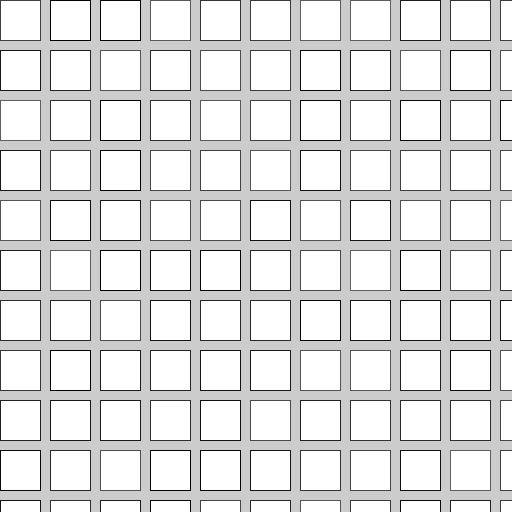
Frame 1 (no input)
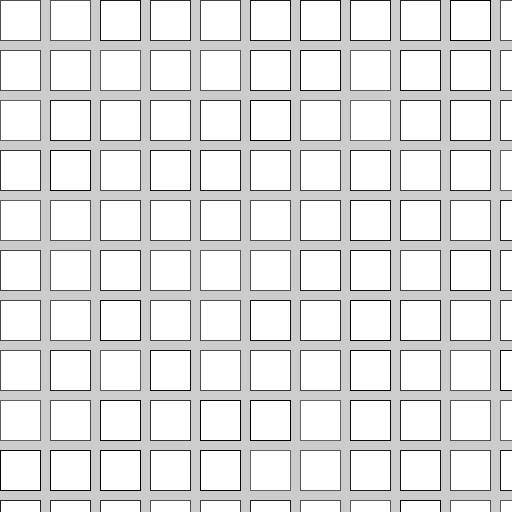
Frame 60 (the mouse pressed at the canvas centre just before this capture)
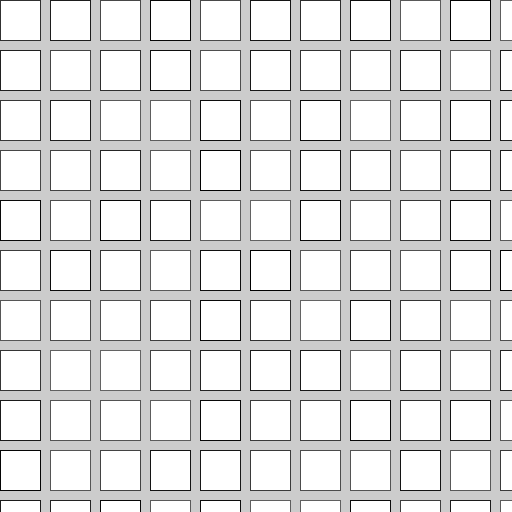
Frame 120 (the mouse held since frame 60 and released just before this capture)

The Processing sketch that drew these frames (run headless with seeded random() and noise(); from frame 60 on, the mouse is pressed at the canvas centre):

// Processing sketch: hello
// ── hello.pde
int rectSize = 40; 
int step = 50;

void setup() {
  size(512, 512);
}

void draw() {
  for (int x = 0; x < width; x += step) {
    for (int y = 0; y < height; y += step) {
      stroke(random(100));
      rect(x, y, rectSize, rectSize);
    }
  }
}
